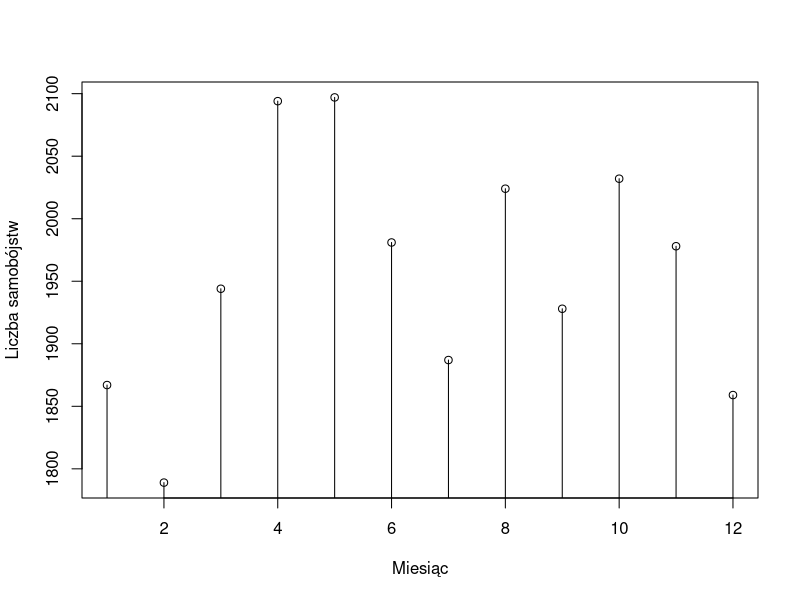
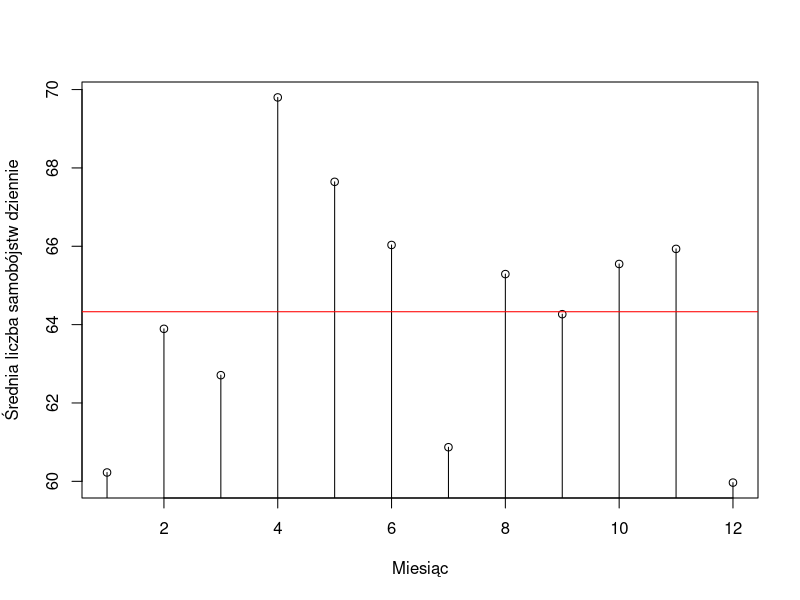
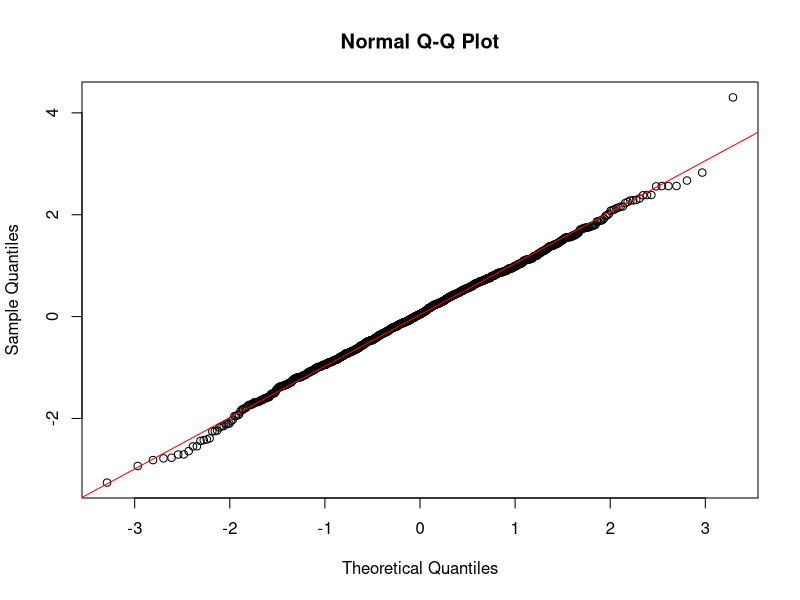
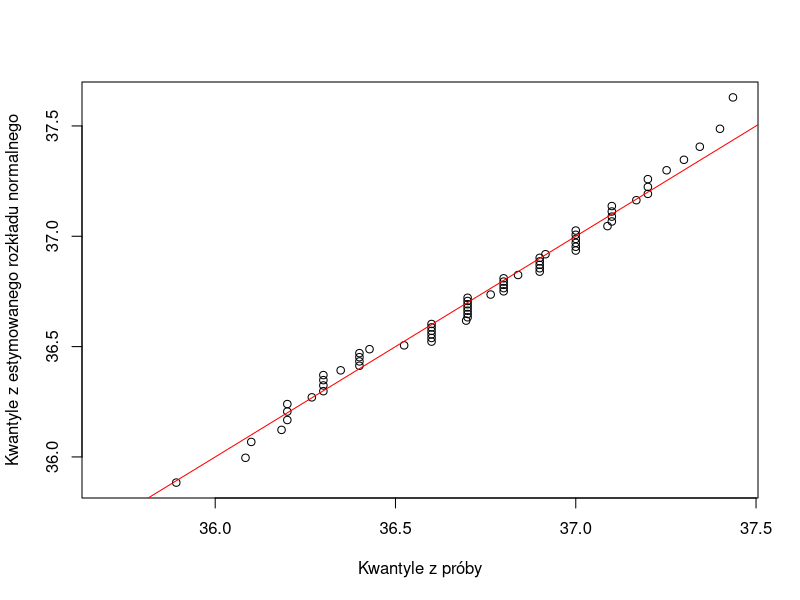
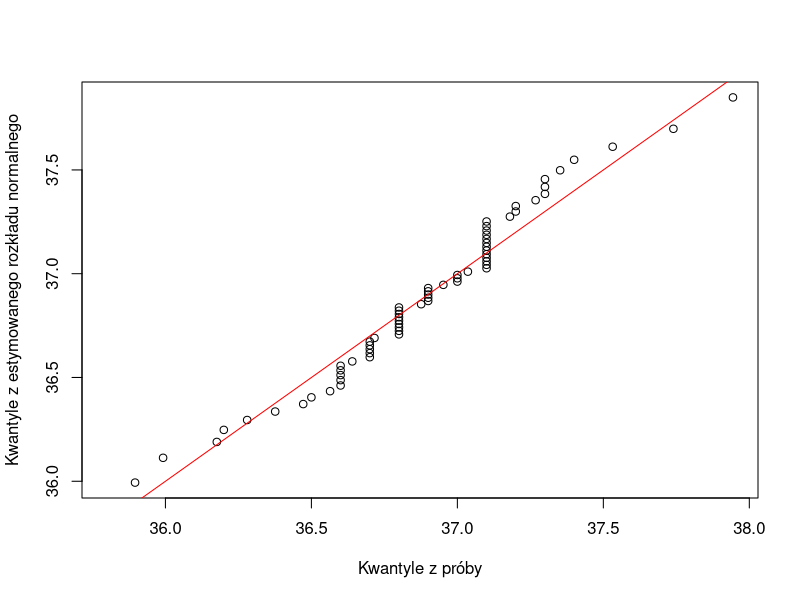

These charts were generated, in order, by the following R code: (Note: this script raises an error after producing the figures.)
# zadanie 1
samobojstw <- c(1867, 1789, 1944, 2094, 2097, 1981, 1887, 2024, 1928, 2032, 1978, 1859)
dni <- c(31, 28, 31, 30, 31, 30, 31, 31, 30, 31, 30, 31)

samobojstwDziennie <- sum(samobojstw)/sum(dni) # średnia liczba samobójstw każdego dnia roku
samobojstwMiesiecznie <- as.matrix(samobojstwDziennie*dni) # średnia liczba samobójstw w przeliczeniu na miesiące

plot(1:12, samobojstw, xlab = 'Miesiąc',  ylab = 'Liczba samobójstw')
segments(1:12, 0, 1:12, samobojstw)

# określanie sezonowości samobójstw
sam <- samobojstw/dni # średnia liczba samobójstw przypadająca na każdy dzień w danym miesiącu
plot(1:12, sam, xlab = 'Miesiąc',  ylab = 'Średnia liczba samobójstw dziennie')
segments(1:12, 0, 1:12, sam)
abline(samobojstwDziennie, 0, col='red')

r <- 12
T <- 0
for(i in 1:r) {
  T <- T + (samobojstw[i]-samobojstwMiesiecznie[i])^2/(samobojstwMiesiecznie[i]);
}

alfa <- 0.05
c <- qchisq(1 - alfa, r - 1) # funkcja kwantylowa

# automatyczny test chi^2
chisq.test(samobojstw, p = (dni/sum(dni)))




# zadanie 2
# a)
dane <- read.table('tempciala.txt',header =TRUE, sep =',',  encoding='UTF-8')
colnames(dane) <- c('temperatura', 'plec', 'tetno')

m <- dane[which(dane[,2]=='1'),-2]
k <- dane[which(dane[,2]=='2'),-2]

sredniaTempM <- mean(m$temperatura) # estymator n.w. średniej dla mężczyzn
warTempM <- sd(m$temperatura)^2
sredniaTempK <- mean(k$temperatura) # estymator n.w. średniej dla kobiet
warTempK <- sd(k$temperatura)^2

est_warTempM <- (sum((m$temperatura - sredniaTempM)^2) / (nrow(m)-1)) # estymator n.w. wariancji dla mężczyzn
est_warTempK <- (sum((k$temperatura - sredniaTempK)^2) / (nrow(k)-1)) # estymator n.w. wariancji dla kobiet

# ogólny wygląd wykresu kwantyl-kwantyl
rozk <- rnorm(1000, 0, 1)
qqnorm(rozk)
qqline(rozk, col='red')
# wykresy kwantyl-kwantyl dla danych
kwantyM <- quantile(m$temperatura, probs = seq(0,1,0.015))
qqplot(kwantyM, qnorm(seq(0,1,0.015), mean = sredniaTempM, sd=sqrt(est_warTempM)), xlab='Kwantyle z próby', ylab = 'Kwantyle z estymowanego rozkładu normalnego')
abline(0,1, col='red')

kwantyK <- quantile(k$temperatura, probs = seq(0,1,0.015))
qqplot(kwantyK, qnorm(seq(0,1,0.015), mean = sredniaTempK, sd=sqrt(est_warTempK)), xlab='Kwantyle z próby', ylab = 'Kwantyle z estymowanego rozkładu normalnego')
abline(0,1, col='red')


# b)
# test t-Studenta
alfa <- 0.05
# mężczyźni
TS_M <- (sredniaTempM - mi0)/sqrt(warTempM)*sqrt(nrow(m))
c_M = qnorm(1 - alfa/2)

# kobiety
TS_K <- (sredniaTempK - mi0)/sqrt(warTempK)*sqrt(nrow(k))
c_K = qnorm(1 - alfa/2)

# automatyczny test t-Studenta
t.test(m$temperatura, mu=36.6)
t.test(k$temperatura, mu=36.6) 